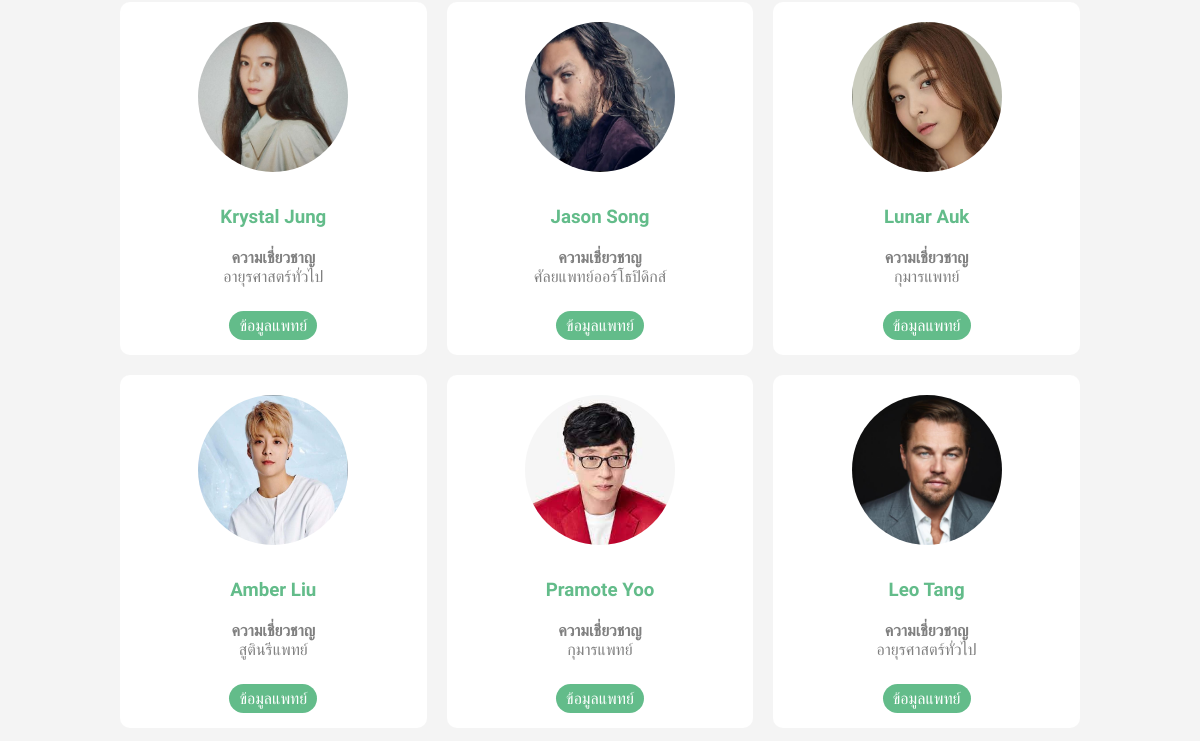
Before: /finddoc (lower part) with the older database file.
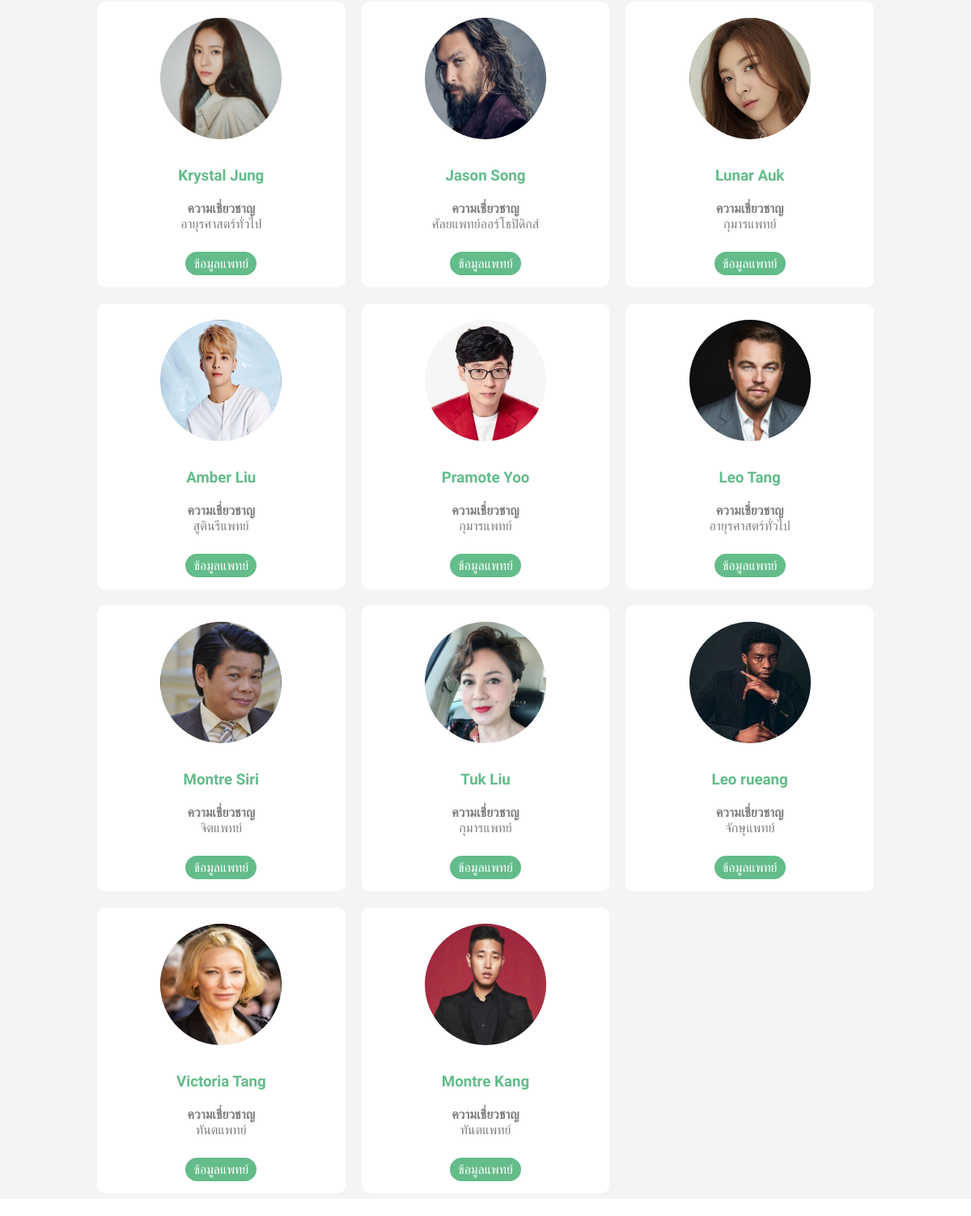
After: the same page with the newer database file.
### doctors/models.py (models this page shows, shortened)
class Doctor(models.Model):
    user = models.OneToOneField(User, null=True, blank=True, on_delete=models.CASCADE)
    First_name = models.CharField(max_length=100, blank=True, null = True)
    Last_name = models.CharField(max_length=100, null = True)
    phone = models.CharField(max_length=100, null = True)
    email = models.CharField(max_length=200, null = True)
    spec = models.CharField(max_length=100, null = True)
    date_created = models.DateTimeField(default=timezone.now)
    profile_pic = models.ImageField(default='person.jpg',null=True, blank=True)

### doctors/views.py (the view)
# urls.py: path('finddoc', views.finddoc, name="finddoc"),
def finddoc(request):
    if 'q' in request.GET:
        q = request.GET['q']
        mulq = Q(Q(First_name__icontains=q) | Q(Last_name__icontains=q))
        doctors = Doctor.objects.filter(mulq)
    else:
        doctors = Doctor.objects.all()
    context = {'doctors': doctors}
    return render(request, "doctors/finddoc.html", context)

### doctors/templates/doctors/finddoc.html (shortened to what this page needs)
{% extends "doctors/layout.html" %}
{% load static %}
{% block content %}
<div class="mhor-card-area-all">
    {% for doctor in doctors %}
    <div class="mhor-card">
        <img src="{{doctor.profile_pic.url}}">
        <div class="news-topic">
            <h3>{{doctor.First_name}} {{doctor.Last_name}}</h3>
        </div>
        <div class="details">
            <p class="bold">ความเชี่ยวชาญ</p>
            <p>{{doctor.spec}}</p>
        </div>
        <a href="{% url 'doctors:docprofile' doctor.id %}" class="read-more">ข้อมูลแพทย์</a>
    </div>
    {% endfor %}
</div>
{% endblock %}

### doctors/templates/doctors/layout.html (shortened to what this page needs)
{% load static %}
<!DOCTYPE html>
<html lang="en">
    <head>
    </head>
    <body>
    <div class ="area-content" id="area-content">
        {% block content %}
        {% endblock %}
    </div>
    </body>
</html>

### static/css/style-navbar.css (style rules this page uses)
* { margin: 0; padding: 0; box-sizing: border-box; font-family: 'Prompt', sans-serif; }

### static/css/style-about.css (style rules this page uses)
.area-content { background-color: #f4f4f4; display: flex; height: 91vh; width: 100%; overflow: hidden; overflow-y: scroll; justify-content: flex-start; align-items: center; text-align: center; flex-direction: column; }

### static/css/style-mhor.css (style rules this page uses)
.area-content { background-color: #f4f4f4; display: flex; height: 91vh; width: 100%; overflow: hidden; overflow-y: scroll; justify-content: flex-start; align-items: center; text-align: center; flex-direction: column; }
.area-content .mhor-card-area-all { margin: 0 auto; width: 80%; margin-bottom: 20px; display: grid; grid-template-columns: repeat(3, 1fr); gap: 20px; }
.area-content .mhor-card-area-all .mhor-card { background-color: white; border-radius: 10px; overflow: hidden; }
.area-content .mhor-card-area-all .mhor-card img { width: 150px; height: 150px; border-radius: 75px; margin: 20px; }
.area-content .mhor-card-area-all .mhor-card .news-topic { color: #63bc8a; padding: 10px; }
.area-content .mhor-card-area-all .mhor-card .details { color: gray; padding: 10px; }
.area-content .mhor-card-area-all .mhor-card .details .bold { font-weight: bold; }
.area-content .mhor-card-area-all .mhor-card .read-more { position: relative; display: inline-block; padding: 5px 10px; background: #63bc8a; color: white; border-radius: 15px; text-decoration: none; margin: 15px; transition: 100ms; }

Changed rows visible on the page:
added Doctor: profile_pic (picture), First_name "Montre", Last_name "Siri", spec "จิตแพทย์"
added Doctor: profile_pic (picture), First_name "Tuk", Last_name "Liu", spec "กุมารแพทย์"
added Doctor: profile_pic (picture), First_name "Leo", Last_name "rueang", spec "จักษุแพทย์"
added Doctor: profile_pic (picture), First_name "Victoria", Last_name "Tang", spec "ทันตแพทย์"
added Doctor: profile_pic (picture), First_name "Montre", Last_name "Kang", spec "ทันตแพทย์"
